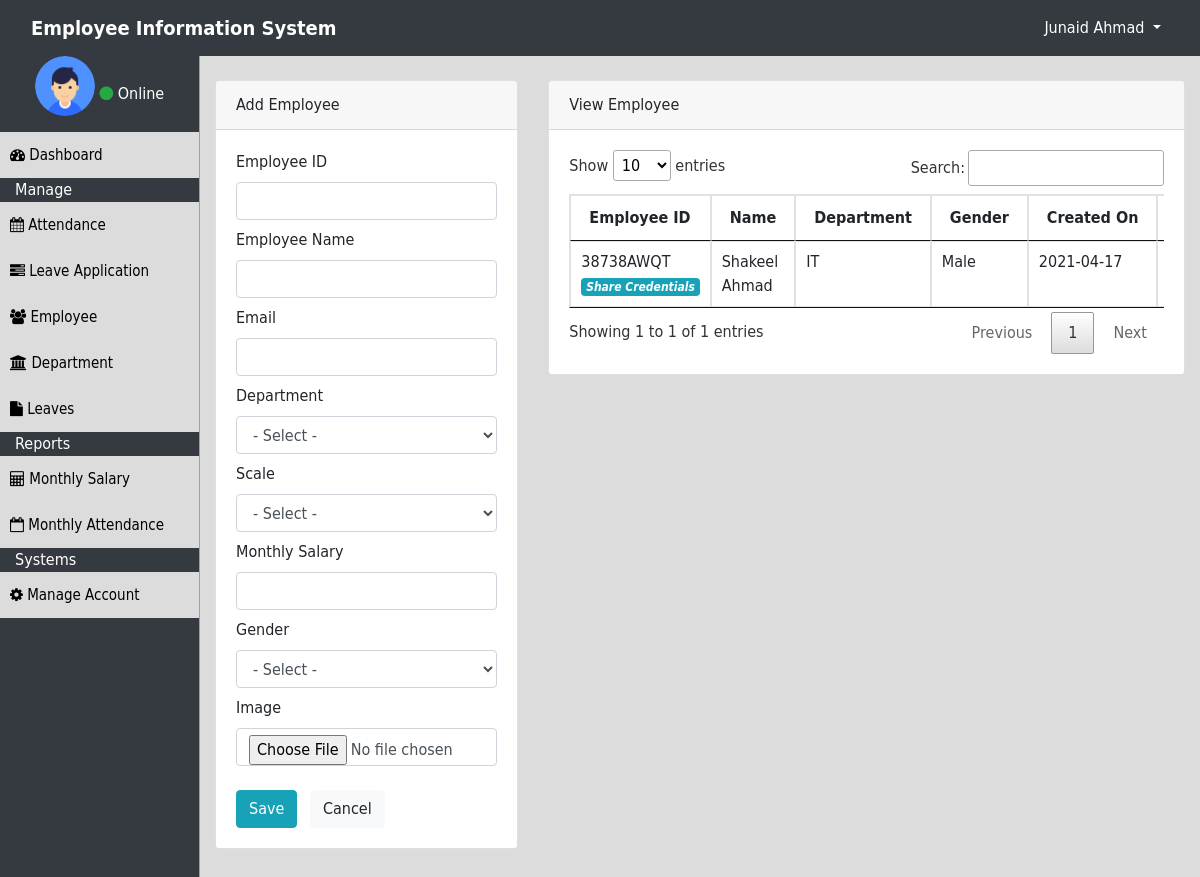
Screenshot of /admin/employee.php (signed in) with the database file from the repository.
### tables this page shows
CREATE TABLE `employee` (
  `emp_id` varchar(50) NOT NULL,
  `dep_id` int(11) NOT NULL,
  `scale_id` int(11) NOT NULL,
  `name` varchar(100) NOT NULL,
  `email` varchar(80) NOT NULL,
  `salary` int(11) NOT NULL,
  `gender` varchar(50) NOT NULL,
  `password` varchar(50) NOT NULL,
  `img` varchar(100) NOT NULL,
  `created_on` date NOT NULL
);

CREATE TABLE `department` (
  `dep_id` int(11) NOT NULL,
  `admin_id` int(11) NOT NULL,
  `dep_name` varchar(100) NOT NULL
);

### admin/session.php (called while the page is built, shortened)
<?php
include_once "dbc.php";
$sql="select * from admin where username='".$_SESSION['admin']."'";
$result=mysqli_query($con,$sql);
$admin=mysqli_fetch_array($result);
?>

### admin/employee.php (the view, shortened to what this page needs)
<?php
include_once "header.php";
?>
<div class="container-fluid">
<div class="row">
<?php
include_once "navbar.php";
?>
<div class="col-10 data-container">
<div class="row">
<div class="col-4">
<div class="card">
<div class="card-header">
Add Employee
</div>
<div class="card-body">
<form method="post" enctype="multipart/form-data">
<label>Employee ID</label>
<input type="text" name="id" required class="form-control mb-2">
<label>Employee Name</label>
<input type="text" name="name" required class="form-control mb-2">
<label>Email</label>
<input type="email" name="email" required class="form-control mb-2">
<label>Department</label>
<select name="department" required class="form-control mb-2">
<option value="">- Select -</option>
</select>
<label>Scale</label>
<select name="scale" required class="form-control mb-2">
<option value="">- Select -</option>
</select>
<label>Monthly Salary</label>
<input type="number" name="salary" required class="form-control mb-2">
<label>Gender</label>
<select name="gender" required class="form-control mb-2">
<option value="">- Select -</option>
</select>
<label>Image</label>
<input type="file" name="img" required class="form-control mb-2">
<button type="submit" name="submit" class="btn btn-info mt-3">Save</button>
<button type="reset" class="btn btn-light mt-3 ml-2">Cancel</button>
</form>
</div>
</div>
</div>
<div class="col-8">
<div class="card">
<div class="card-header">
View Employee
</div>
<div class="card-body">
<div class="table-responsive">
<table id="data" class="table table-bordered table-hover">
<thead>
<tr>
<th>Employee&nbsp;ID</th>
<th>Name</th>
<th>Department</th>
<th>Gender</th>
<th>Created&nbsp;On</th>
<th>Action</th>
</tr>
</thead>
<tbody>
<?php
$sql="select department.dep_name, employee.emp_id, employee.name, employee.gender, employee.created_on from employee inner join department ON department.dep_id=employee.dep_id";
$result=mysqli_query($con,$sql);
while($row=mysqli_fetch_array($result)){
?>
<tr>
<td><?php echo $row['emp_id'];?>
<a href="share_credentials.php?id=<?php echo $row['emp_id'];?>"><i class="badge badge-info">Share Credentials</i></a>
</td>
<td><?php echo $row['name'];?></td>
<td><?php echo $row['dep_name'];?></td>
<td><?php echo $row['gender'];?></td>
<td><?php echo $row['created_on'];?></td>
<td></td>
</tr>
<?php } ?>
</tbody>
</table>
</div>
</div>
</div>
</div>
</div>
</div>
</div>
</div>
</body>
</html>

### admin/header.php (shortened to what this page needs)
<?php
include_once "session.php";
?>
<!doctype html>
<html>
<head>
<link rel="stylesheet" type="text/css" href="../css/bootstrap.min.css">
<link rel="stylesheet" type="text/css" href="../css/font-awesome.min.css">
<link rel="stylesheet" type="text/css" href="../datatables/css/jquery.dataTables.min.css">
<link rel="stylesheet" type="text/css" href="../css/style.css">
<body>
<nav class="navbar navbar-expand-sm bg-dark navbar-dark fixed-top">
	<div class="container-fluid">
    <a class="navbar-brand" href="home.php" id="heading">Employee Information System</a>
  <div class="collapse navbar-collapse" id="collapsibleNavbar">
  <ul class="navbar-nav ml-auto">
    <li class="nav-item dropdown">
      <a class="nav-link dropdown-toggle text-white" id="link" href="#" id="navbardrop" data-toggle="dropdown">
        <?php echo $admin['name'];?>
      </a>
    </li>
    </ul>
    </div>
    </div>
</nav>

### css/style.css (style rules this page uses)
* { font-family:"Gill Sans", "Gill Sans MT", "Myriad Pro", "DejaVu Sans Condensed", Helvetica, Arial, sans-serif; }
#heading { font-weight:bold; }
#link { color:white; }
a { color: #212529; text-decoration:none; }
.data-container { height:100vh; background-color:#dcdcdc; padding-top:80px; padding-bottom:60px; overflow:scroll; }

### rows the page displays
employee: emp_id "38738AWQT", name "Shakeel Ahmad", dep.dep_name "IT", gender "Male", created_on "2021-04-17"

### other values shown
$admin['name'] "Junaid Ahmad"
